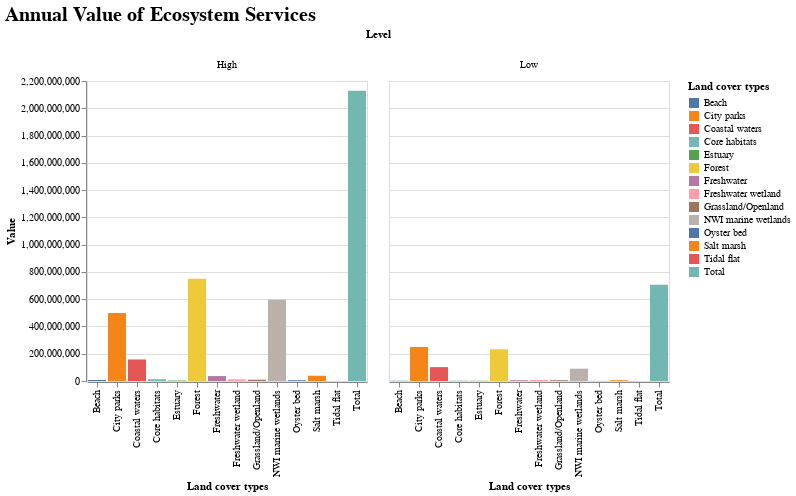

The notebook cell this image was saved under:
### Code cell
table5chart = alt.Chart(table5).mark_bar().encode(
    x='Land cover types:N',
    y='Value:Q',
    color='Land cover types:N',
    column='Level:N').properties(title='Annual Value of Ecosystem Services')

table5chart.configure_title(
    fontSize=20,
    font='Arial',
    anchor='start',
    color='black')

### Figure 1 — Vega-Lite specification as saved in the notebook (floating-point values rounded to 4 significant figures)
{"config": {"view": {"continuousWidth": 400, "continuousHeight": 300}, "title": {"anchor": "start", "color": "black", "font": "Arial", "fontSize": 20}}, "data": {"name": "data-8b510f612fbac494faf7335bbc8e6bbe"}, "mark": "bar", "encoding": {"color": {"field": "Land cover types", "type": "nominal"}, "column": {"field": "Level", "type": "nominal"}, "x": {"field": "Land cover types", "type": "nominal"}, "y": {"field": "Value", "type": "quantitative"}}, "title": "Annual Value of Ecosystem Services", "$schema": "https://vega.github.io/schema/vega-lite/v4.17.0.json", "datasets": {"data-8b510f612fbac494faf7335bbc8e6bbe": [{"Land cover types": "NWI marine wetlands", "Level": "Low", "Value": 90367611}, {"Land cover types": "Salt marsh", "Level": "Low", "Value": 5836741}, {"Land cover types": "Freshwater wetland", "Level": "Low", "Value": 7416748}, {"Land cover types": "City parks", "Level": "Low", "Value": 249158682}, {"Land cover types": "Beach", "Level": "Low", "Value": 1748766}, {"Land cover types": "Freshwater", "Level": "Low", "Value": 5632155}, {"Land cover types": "Oyster bed", "Level": "Low", "Value": 609367}, {"Land cover types": "Estuary", "Level": "Low", "Value": 1775730}, {"Land cover types": "Tidal flat", "Level": "Low", "Value": 154979}, {"Land cover types": "Forest", "Level": "Low", "Value": 232570496}, {"Land cover types": "Grassland/Openland", "Level": "Low", "Value": 5588362}, {"Land cover types": "Core habitats", "Level": "Low", "Value": 2566369}, {"Land cover types": "Coastal waters", "Level": "Low", "Value": 101783372}, {"Land cover types": "Total", "Level": "Low", "Value": 705209378}, {"Land cover types": "NWI marine wetlands", "Level": "High", "Value": 596715671}, {"Land cover types": "Salt marsh", "Level": "High", "Value": 38541188}, {"Land cover types": "Freshwater wetland", "Level": "High", "Value": 12222223}, {"Land cover types": "City parks", "Level": "High", "Value": 498317363}, {"Land cover types": "Beach", "Level": "High", "Value": 7527883}, {"Land cover types": "Freshwater", "Level": "High", "Value": 36077699}, {"Land cover types": "Oyster bed", "Level": "High", "Value": 5499626}, {"Land cover types": "Estuary", "Level": "High", "Value": 3826203}, {"Land cover types": "Tidal flat", "Level": "High", "Value": 258298}, {"Land cover types": "Forest", "Level": "High", "Value": 748950958}, {"Land cover types": "Grassland/Openland", "Level": "High", "Value": 9447291}, {"Land cover types": "Core habitats", "Level": "High", "Value": 12831846}, {"Land cover types": "Coastal waters", "Level": "High", "Value": 157984654}, {"Land cover types": "Total", "Level": "High", "Value": 2128200903}]}}
